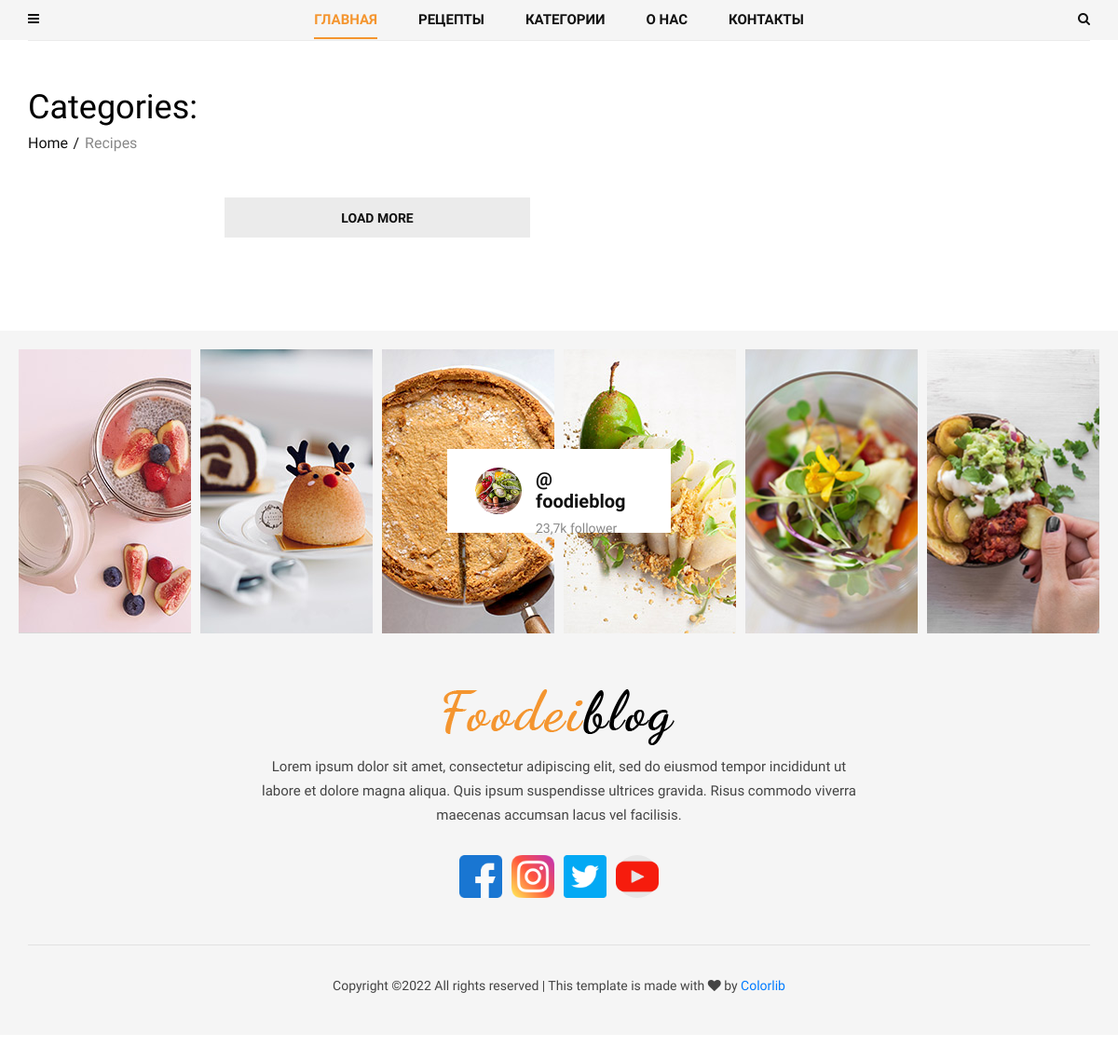
Before: /dinner/ with the older database file.
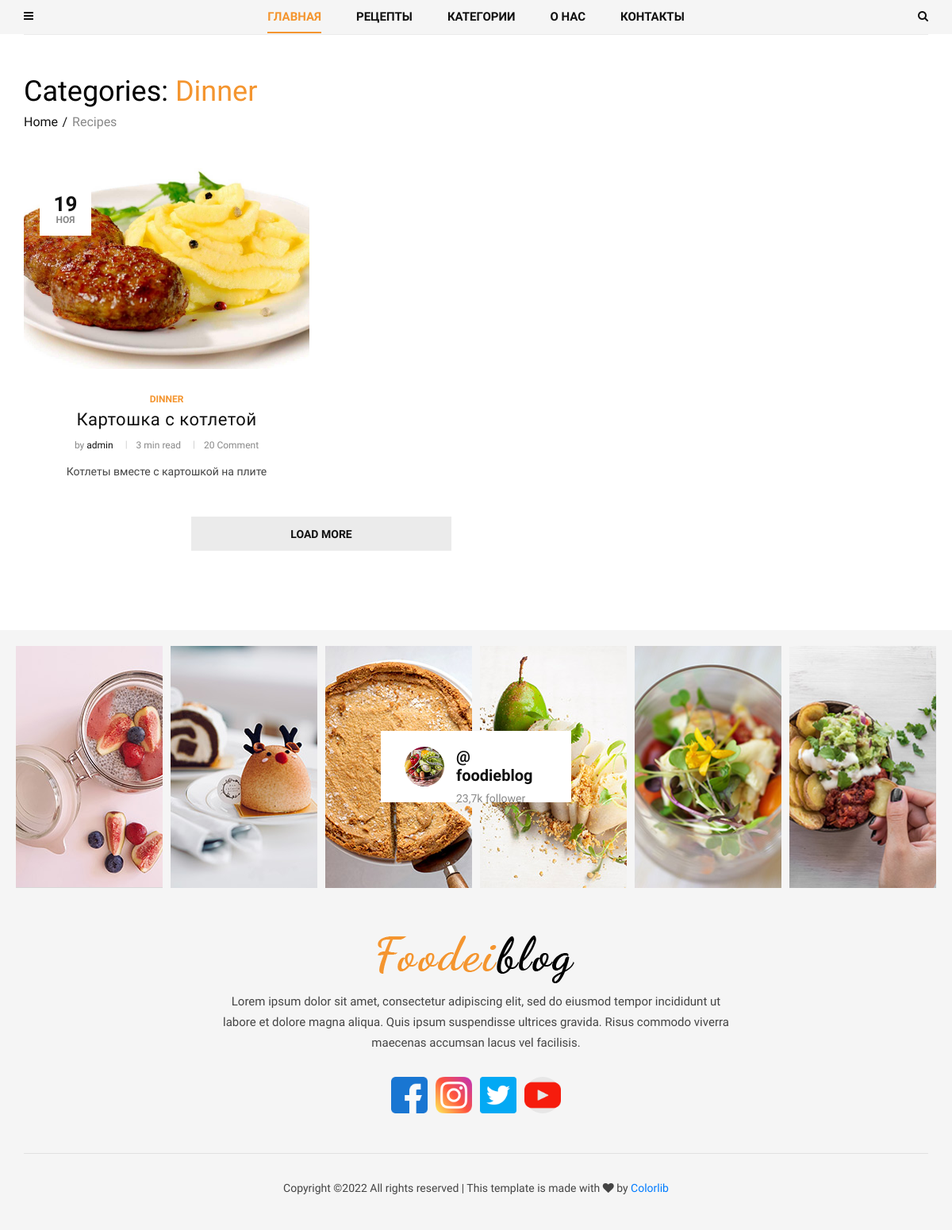
After: the same page with the newer database file.
### contact/models.py (models this page shows)
class Social(models.Model):
    icon = models.FileField(upload_to='icons/')
    name = models.CharField(max_length=200)
    link = models.URLField()

### blog/models.py (models this page shows, shortened)
class Post(models.Model):
    author = models.ForeignKey(User,
                               related_name='posts',
                               on_delete=models.CASCADE)
    title = models.CharField(max_length=200)
    image = models.ImageField(upload_to='articles/')
    text = models.TextField()
    category = models.ForeignKey(Category,
                                 related_name='post',
                                 on_delete=models.SET_NULL,
                                 null=True)
    tags = models.ManyToManyField(Tag, related_name='post')
    create_at = models.DateTimeField(auto_now_add=True)
    slug = models.SlugField(max_length=200, default='', unique=True)
    def get_absolute_url(self):
        return reverse('post_single', kwargs={'slug': self.category.slug, 'post_slug': self.slug})

class Category(MPTTModel):
    name = models.CharField(max_length=100)
    slug = models.SlugField(max_length=100)
    parent = TreeForeignKey('self',
                               related_name='children',
                               on_delete=models.SET_NULL,
                               null=True,
                               blank=True)
    def __str__(self):
        return self.name
    class MPTTMeta:
        order_insertion_by = ['name']

### blog/views.py (the view)
# urls.py: path('<slug:slug>/', views.PostListView.as_view(), name='post_list'),
class PostListView(ListView):
    model = Post
    def get_queryset(self):
        return Post.objects.filter(category__slug=self.kwargs.get('slug')).select_related('category')

### blog/templatetags/menu_tags.py (called while the page is built)
def get_all_categories():
    return Category.objects.all()

@register.inclusion_tag('blog/include/tags/top_menu.html')
def get_categories():
    category = get_all_categories()
    return {'list_category': category}

@register.inclusion_tag('blog/include/tags/recipes_tag.html')
def get_last_posts():
    posts = Post.objects.select_related('category').order_by('-id')[:5]
    return {'list_last_post': posts}

### contact/models.py (called while the page is built)
    def get_first_images(self):
        item = self.about_images.first()
        return item.image.url

### contact/templatetags/social_tags.py (called while the page is built)
@register.simple_tag()
def get_social_links():
    return Social.objects.all()

@register.simple_tag()
def get_about():
    return About.objects.last()

### templates/blog/post_list.html
{% extends 'base.html' %}
{% block content %}
    <section class="categories categories-grid spad">
        <div class="categories__post">
            <div class="container">
                <div class="categories__grid__post">
                    <div class="row">
                        <div class="col-lg-8 col-md-8">
                            <div class="breadcrumb__text">
                                <h2>Categories: <span>{{ post_list.first.category.name }}</span></h2>
                                <div class="breadcrumb__option">
                                    <a href="#">Home</a>
                                    <span>Recipes</span>
                                </div>
                            </div>
                            <div class="row">
                                <div class="col-lg-6 col-md-6 col-sm-6">
                                    {% for post in post_list %}
                                    <div class="categories__post__item">
                                        <div class="categories__post__item__pic small__item set-bg"
                                            data-setbg="{{ post.image.url }}">
                                            <div class="post__meta">
                                                <h4>{{ post.create_at|date:"d" }}</h4>
                                                <span>{{ post.create_at|date:"M"}}</span>
                                            </div>
                                        </div>
                                        <div class="categories__post__item__text">
                                            <span class="post__label">{{ post.category }}</span>
                                            <h3><a href="{{ post.get_absolute_url }}">{{ post.title }}</a></h3>
                                            <ul class="post__widget">
                                                <li>by <span>{{ post.author }}</span></li>
                                                <li>3 min read</li>
                                                <li>20 Comment</li>
                                            </ul>
                                            <p>{{ post.text|slice:":300" }}</p>
                                        </div>
                                    </div>
                                    {% endfor %}
                                 </div>
                                <div class="col-lg-12 text-center">
                                    <div class="load__more__btn">
                                        <a href="#">Load more</a>
                                    </div>
                                </div>
                            </div>
                        </div>
                    </div>
                </div>
            </div>
        </div>
    </section>
{% endblock content %}

### templates/footer.html (shortened to what this page needs)
 {% load static social_tags cache %}
{% cache 5000 footer %}
    <footer class="footer">
        <div class="container-fluid">
            <div class="footer__instagram">
                <div class="footer__instagram__avatar">
                    <div class="footer__instagram__avatar--pic">
                        <img src="{% static 'img/footer/instagram-avatar.jpg' %}" alt="">
                    </div>
                    <div class="footer__instagram__avatar--text">
                        <h5>@ foodieblog</h5>
                        <span>23,7k follower</span>
                    </div>
                </div>
                <div class="row">
                    <div class="col-lg-2 col-md-2 col-sm-4 col-6">
                        <div class="footer__instagram__item set-bg" data-setbg="{% static 'img/footer/ip-1.jpg' %}"></div>
                    </div>
                    <div class="col-lg-2 col-md-2 col-sm-4 col-6">
                        <div class="footer__instagram__item set-bg" data-setbg="{% static 'img/footer/ip-2.jpg' %}"></div>
                    </div>
                    <div class="col-lg-2 col-md-2 col-sm-4 col-6">
                    </div>
                    <div class="col-lg-2 col-md-2 col-sm-4 col-6">
                    </div>
                    <div class="col-lg-2 col-md-2 col-sm-4 col-6">
                        <div class="footer__instagram__item set-bg" data-setbg="{% static 'img/footer/ip-5.jpg' %}"></div>
                    </div>
                    <div class="col-lg-2 col-md-2 col-sm-4 col-6">
                        <div class="footer__instagram__item set-bg" data-setbg="{% static 'img/footer/ip-6.jpg' %}"></div>
                    </div>
                </div>
            </div>
        </div>
        <div class="container">
            <div class="row">
                <div class="col-lg-12">
                    <div class="footer__text">
                        <div class="footer__logo">
                            <a href="#"><img src="{% static 'img/logo.png' %}" alt=""></a>
                        </div>
                        <p>Lorem ipsum dolor sit amet, consectetur adipiscing elit, sed do eiusmod tempor incididunt
                            ut<br /> labore et dolore magna aliqua. Quis ipsum suspendisse ultrices gravida. Risus
                            commodo viverra<br /> maecenas accumsan lacus vel facilisis. </p>
                        <div class="footer__social">
                                {% get_social_links as social_links %}
                                {% for item in social_links %}
                                <a href="{{ item.link }}"><img src="{{ item.icon.url }}"></a>
                                {% endfor %}
                        </div>
                    </div>
                    <div class="footer__copyright">
                        <p>
  Copyright &copy;<script>document.write(new Date().getFullYear());</script> All rights reserved | This template is made with <i class="fa fa-heart" aria-hidden="true"></i> by <a href="https://colorlib.com" target="_blank">Colorlib</a>
  </p>
                    </div>
                </div>
            </div>
        </div>
    </footer>
{% endcache %}

Changed rows visible on the page:
added Post: first.category.name "Dinner", create_at "19", create_at "НОЯ", category "DINNER", title "Картошка с котлетой", author "admin", text "Котлеты вместе с картошкой на плите"
